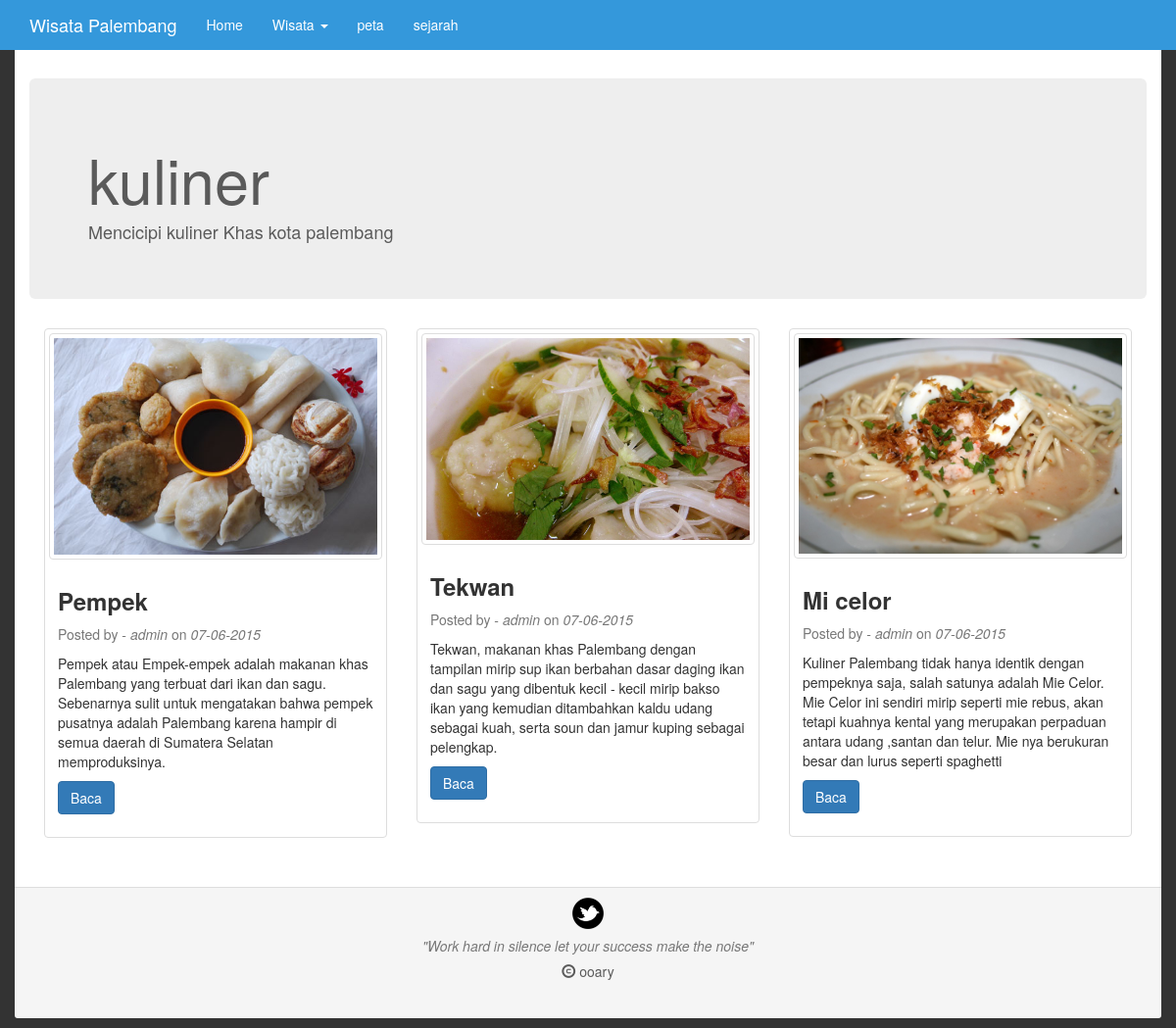
The page /front/index.php?btn=kategori&id=2 on the database its author committed.
### tables this page shows
CREATE TABLE IF NOT EXISTS `kategori` (
`id_kategori` bigint(20) NOT NULL,
  `kategori` varchar(100) NOT NULL,
  `defin` varchar(100) NOT NULL
);

CREATE TABLE IF NOT EXISTS `artikel` (
`id_artikel` bigint(20) NOT NULL,
  `judul` varchar(100) NOT NULL,
  `tanggal` date NOT NULL,
  `author` varchar(100) NOT NULL,
  `konten` text NOT NULL,
  `isi` text NOT NULL,
  `id_kategori` varchar(100) NOT NULL,
  `lihat` bigint(20) NOT NULL,
  `last_edit` date NOT NULL
);

CREATE TABLE IF NOT EXISTS `gambar` (
`id_gambar` int(11) NOT NULL,
  `id_artikel` int(100) NOT NULL,
  `nama_gambar` varchar(100) NOT NULL,
  `active` enum('0','1') NOT NULL
);

### front/kategori.php (the view, shortened to what this page needs)
<?php
	$btn = mysqli_real_escape_string($koneksi,$_GET['id']);
	$judulkat =mysqli_query($koneksi,"SELECT kategori,defin FROM kategori where id_kategori='$btn' ");
	list($namakat,$defin)=mysqli_fetch_row($judulkat);
	$panggil =mysqli_query($koneksi,"SELECT id_artikel,judul,tanggal,author,konten FROM artikel where id_kategori='$btn' order by tanggal DESC");
?>
<br>
<br>
<br>
<div class="jumbotron">
	<h1><?php echo $namakat ;?> </h1>
	<h4><?php echo $defin ;?></h4>
</div>
<div class="row-fluid">
<?php
if($panggil)
	:
	while(list($id,$judul,$tanggal,$author,$konten)=mysqli_fetch_row($panggil))
		: ?>
<div class="col-sm-6 col-md-4">
		<div class="thumbnail">
		<?php
			$gambar = mysqli_query($koneksi,"SELECT nama_gambar FROM gambar where id_artikel ='$id' ");
				list($nama_gambar)=mysqli_fetch_row($gambar);
			if($gambar) :  ?>
			<img class="img-thumbnail"src="../back/satpam/img/<?php echo $nama_gambar ; ?>"  alt="...">
			<?php else :	?>
				<img src="img/uc.png" alt="..." width="242" height="200" >
			<?php endif;?>
			<div class="caption">
				<h3><strong><?php echo $judul; ?></strong></h3>
		<p class="text-muted">Posted by - <i><?php echo $author; ?></i> on <i> <?php $tgl=explode("-", $tanggal); echo $tgl[2]."-".$tgl[1]."-".$tgl[0]; ?></i> </p>
				<p><?php echo $konten ; ?></p>
				<p><a href="index.php?btn=artikel&id=<?php echo $id; ?>" class="btn btn-primary" role="button">Baca</a> </p>
						</div>
		</div>
	</div>
	<?php endwhile;
	else
		:
			echo "tidak ada data";
	endif;
	?>
</div>

### front/index.php (shortened to what this page needs)
<!DOCTYPE html>
<?php
	include("../config/connect.php");
?>
<html>
	<head>
		<link rel="stylesheet" href=" ../css/bootstrap.min.css">
		<link rel="stylesheet" href="../css/style.css">
		<link rel="stylesheet" href="../css/rrssb.css" />
		<link href="../css/prettyPhoto.css" rel="stylesheet">
</head>
	<body id="bg-color">
<nav class="navbar navbar-fixed-top" id="navbarcolor">
	<div class="container ">
		<div class="navbar-header" >
			<a class="navbar-brand" href="index.php?btn=home">Wisata Palembang</a>
		</div>
		<div class="collapse navbar-collapse" id="bs-example-navbar-collapse-1" >
			<ul class="nav navbar-nav ">
				<li ><a href="index.php" class="char-color">Home</a></li>
				<li class="dropdown">
					<a href="#" class="dropdown-toggle char-color" data-toggle="dropdown" role="button" aria-expanded="false" >Wisata <span class="caret"></span></a>
				</li>
				<li><a href="index.php?btn=peta" class="char-color">peta</a></li>
				<?php
					$sejarah=mysqli_query($koneksi,"SELECT id_artikel from artikel where judul='kota Palembang'");
					list($idart)=mysqli_fetch_row($sejarah);
				?>
				<li><a href="index.php?btn=artikel&id=<?php echo $idart ;?>" class="char-color">sejarah</a></li>
			</ul>
		</div>
	</div>
</nav>
	<br>
	<div class="container" id="konten" >
		<?php
			$btn= $_GET['btn'];
			if($btn == 'kategori' )
				:
				include('kategori.php');
			elseif($btn=='artikel')
						:
				include('artikel.php');
			elseif($btn=='peta')
				:
			include('peta.php');
				elseif($btn=='deletekomentar')
				:
				include('config/deletekomentar.php');
			else
				:
			include('home.php');
			endif;
		?>
	</div>
	<div class="container">
   		<div class="row">
   			<div class="panel-footer">
   			<p align="center"><a href="http://twitter.com/ooary" target="_blank"><img src="img/twitter.png" width="32" height="32"></a></p>
   			<p class="text-muted">
	        <h5 align="center"><i class="text-muted">"Work hard in silence let your success make the noise"</i>
	        </p>
	        <i class="glyphicon glyphicon-copyright-mark"></i> ooary </h5>
   			</div>
		   </div>
			</div>
	</body>
</html>

### css/style.css (style rules this page uses)
#navbarcolor { background: #3498db; }
.char-color { color: white; }
.navbar-brand { font-weight:500; color:white; }
body { color: #5a5a5a; }
#bg-color { background: #333; }
#konten { background: #fff; padding-bottom: 30px; }
.panel-footer { padding-bottom: 30px; margin-bottom: 10px; }

### rows shown on the page
kategori: kategori "kuliner", defin "Mencicipi kuliner Khas kota palembang"
artikel: gambar.nama_gambar (picture), judul "Pempek", author "admin", tanggal "07", tanggal "06", tanggal "2015", konten "Pempek atau Empek-empek adalah makanan khas Palembang yang terbuat dari ikan dan sagu. Sebenarnya sulit untuk mengatakan bahwa pempek pusatnya adalah Palembang karena hampir di semua daerah di Sumatera Selatan memproduksinya."
artikel: gambar.nama_gambar (picture), judul "Tekwan", author "admin", tanggal "07", tanggal "06", tanggal "2015", konten "Tekwan, makanan khas Palembang dengan tampilan mirip sup ikan berbahan dasar daging ikan dan sagu yang dibentuk kecil - kecil mirip bakso ikan yang kemudian ditambahkan kaldu udang sebagai kuah, serta soun dan jamur kuping sebagai pelengkap."
artikel: gambar.nama_gambar (picture), judul "Mi celor", author "admin", tanggal "07", tanggal "06", tanggal "2015", konten "Kuliner Palembang tidak hanya identik dengan pempeknya saja, salah satunya adalah Mie Celor. Mie Celor ini sendiri mirip seperti mie rebus, akan tetapi kuahnya kental yang merupakan perpaduan antara udang ,santan dan telur. Mie nya berukuran besar dan lurus seperti spaghetti"
